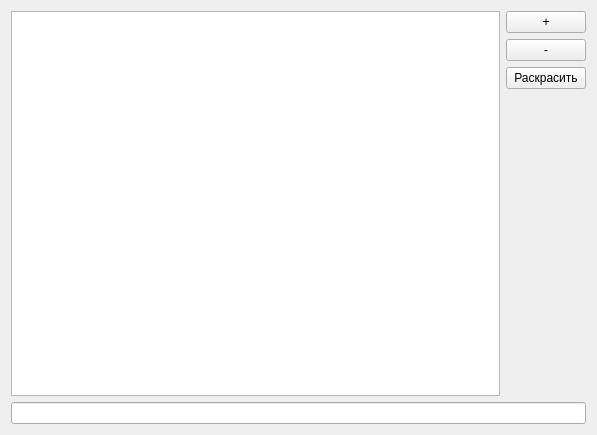
<?xml version="1.0" encoding="UTF-8"?>
<ui version="4.0">
 <class>GraphView</class>
 <widget class="QWidget" name="GraphView">
  <property name="geometry">
   <rect>
    <x>0</x>
    <y>0</y>
    <width>597</width>
    <height>435</height>
   </rect>
  </property>
  <property name="cursor">
   <cursorShape>ArrowCursor</cursorShape>
  </property>
  <property name="windowTitle">
   <string>Граф</string>
  </property>
  <layout class="QVBoxLayout" name="verticalLayout_2">
   <item>
    <layout class="QHBoxLayout" name="horizontalLayout">
     <item>
      <widget class="QGraphicsView" name="graphicsView">
       <property name="verticalScrollBarPolicy">
        <enum>Qt::ScrollBarAlwaysOff</enum>
       </property>
       <property name="horizontalScrollBarPolicy">
        <enum>Qt::ScrollBarAlwaysOff</enum>
       </property>
       <property name="dragMode">
        <enum>QGraphicsView::NoDrag</enum>
       </property>
      </widget>
     </item>
     <item>
      <layout class="QVBoxLayout" name="verticalLayout">
       <item>
        <widget class="QPushButton" name="btn_zoomPlus">
         <property name="text">
          <string>+</string>
         </property>
        </widget>
       </item>
       <item>
        <widget class="QPushButton" name="btn_zoomMinus">
         <property name="text">
          <string>-</string>
         </property>
        </widget>
       </item>
       <item>
        <widget class="QPushButton" name="btn_colorize">
         <property name="text">
          <string>Раскрасить</string>
         </property>
        </widget>
       </item>
       <item>
        <spacer name="verticalSpacer">
         <property name="orientation">
          <enum>Qt::Vertical</enum>
         </property>
         <property name="sizeHint" stdset="0">
          <size>
           <width>20</width>
           <height>40</height>
          </size>
         </property>
        </spacer>
       </item>
      </layout>
     </item>
    </layout>
   </item>
   <item>
    <widget class="QLineEdit" name="le_CountColor"/>
   </item>
  </layout>
 </widget>
 <resources/>
 <connections/>
</ui>
